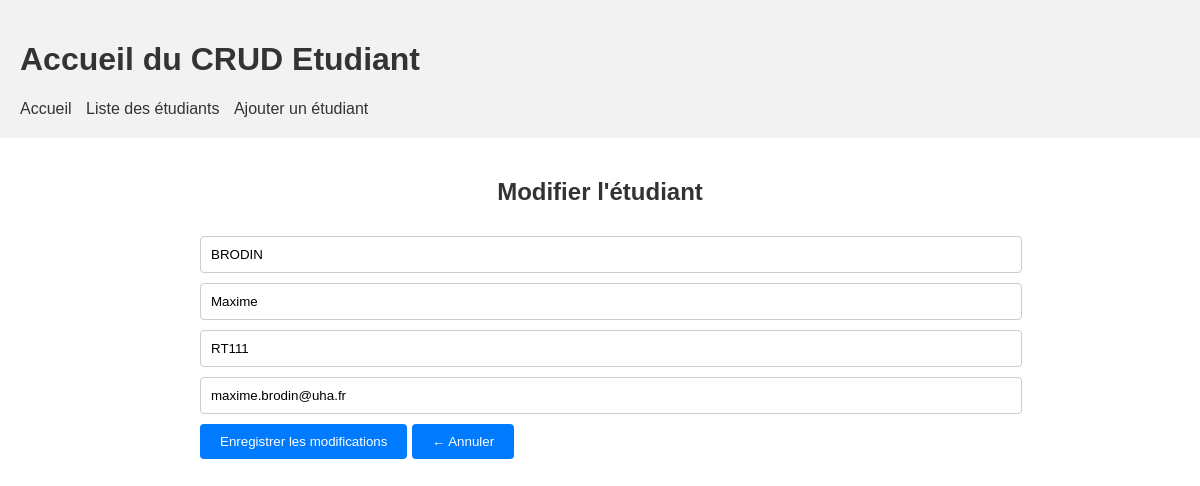
The page /gestionnaire/gestionnaire/etudiants/modifier/1/ on the database its author committed.
### gestionnaire/models.py (models this page shows, shortened)
class Etudiant(models.Model):
    numero_etudiant = models.IntegerField(primary_key=True)
    nom = models.CharField(max_length=100)
    prenom = models.CharField(max_length=100)
    groupe = models.CharField(max_length=100)
    photo = models.BinaryField(null=True)
    email = models.EmailField()

### gestionnaire/views.py (the view)
# urls.py: path('gestionnaire/etudiants/modifier/<int:numero_etudiant>/', views.modifier_etudiant, name='modifier_etudiant'),
def modifier_etudiant(request, numero_etudiant):
    etudiant = Etudiant.objects.get(numero_etudiant=numero_etudiant)
    if request.method == 'POST':
        form = EtudiantForm(request.POST, request.FILES, instance=etudiant)
        if form.is_valid():
            form.save()  # Appel à form.save() après validation du formulaire
            return redirect('liste_etudiants')
    else:
        form = EtudiantForm(instance=etudiant)
    return render(request, 'gestionnaire/modifier_etudiant.html', {'form': form, 'etudiant': etudiant})

### gestionnaire/forms.py
class EtudiantForm(forms.ModelForm):
    class Meta:
        model = Etudiant
        fields = ['nom', 'prenom', 'groupe', 'email']

### gestionnaire/templates/gestionnaire/modifier_etudiant.html (shortened to what this page needs)
<!DOCTYPE html>
<html>
<head>
    {% load static %}
    <link rel="stylesheet" type="text/css" href="{% static 'css/style4.css' %}">
</head>
<body>
  <header>
    <h1>Accueil du CRUD Etudiant</h1>
    <nav>
        <ul>
            <li><a href="{% url 'accueil' %}">Accueil</a></li>
            <li><a href="{% url 'liste_etudiants' %}">Liste des étudiants</a></li>
            <li><a href="{% url 'ajouter_etudiant' %}">Ajouter un étudiant</a></li>
        </ul>
    </nav>
</header>
  {% block content %}
  <div class="container">
    <h2 class="modifier-etudiant-title">Modifier l'étudiant</h2>
    <form method="post" enctype="multipart/form-data">
        <input type="text" name="nom" value="{{ etudiant.nom }}" required>
        <input type="text" name="prenom" placeholder="Prénom" value="{{ etudiant.prenom }}" required>
        <input type="text" name="groupe" placeholder="Groupe" value="{{ etudiant.groupe }}" required>
        <input type="email" name="email" placeholder="Email" value="{{ etudiant.email }}" required>
        <div class="btn-container">
            <button type="submit" class="btn-primary">Enregistrer les modifications</button>
            <a href="{% url 'liste_etudiants' %}" class="btn-cancel">
              <button type="button"><span class="arrow">&#8592;</span> Annuler</button>
            </a>
        </div>
    </form>
  </div>
  {% endblock %}
</body>
</html>

### gestionnaire/static/css/style4.css (style rules this page uses)
body { font-family: Arial, sans-serif; margin: 0; padding: 0; }
.container { max-width: 800px; margin: 0 auto; padding: 20px; }
h2 { color: #333; margin-bottom: 20px; }
form { margin-bottom: 20px; }
input[type="text"], input[type="email"] { width: 100%; padding: 10px; margin-bottom: 10px; border: 1px solid #ccc; border-radius: 4px; }
button { padding: 10px 20px; background-color: #007bff; color: #fff; border: none; border-radius: 4px; cursor: pointer; }
.modifier-etudiant-title { text-align: center; font-size: 24px; margin-bottom: 30px; }
header { background-color: #f2f2f2; padding: 20px; }
h1 { color: #333; }
nav ul { list-style-type: none; margin: 0; padding: 0; }
nav li { display: inline-block; margin-right: 10px; }
nav a { text-decoration: none; color: #333; }

### rows shown on the page
Etudiant: nom "BRODIN", prenom "Maxime", groupe "RT111", email "maxime.brodin@uha.fr"
